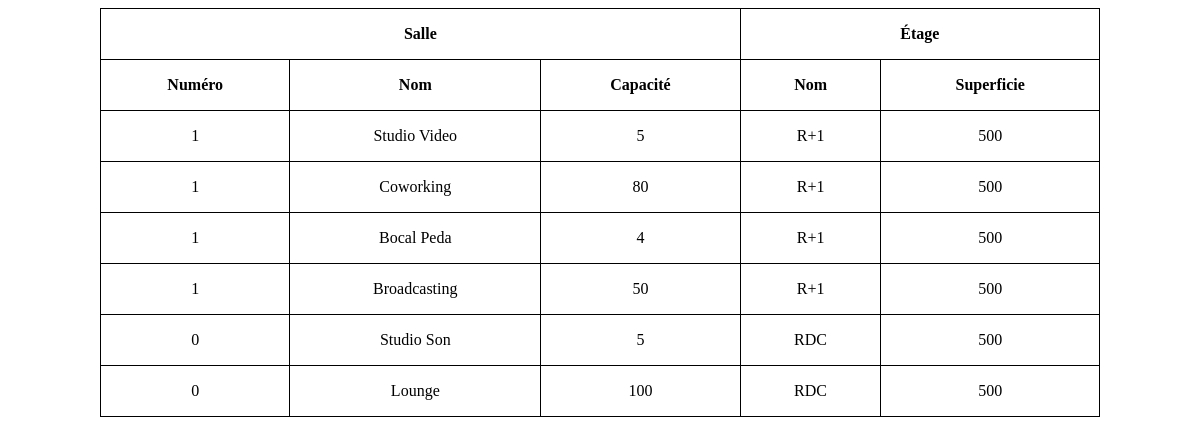
The page /job11/index.php on the database its author committed.
### tables this page shows
CREATE TABLE `salle` (
  `id` int(11) NOT NULL,
  `nom` varchar(255) NOT NULL,
  `id_etage` int(11) NOT NULL,
  `capacite` int(11) NOT NULL
);

CREATE TABLE `etage` (
  `id` int(11) NOT NULL,
  `nom` varchar(255) NOT NULL,
  `numero` int(11) NOT NULL,
  `superficie` int(11) NOT NULL
);

### job11/index.php (the view, shortened to what this page needs)
<?php
$connexion = null;
try {
  $connexion = new PDO('mysql:host=localhost;dbname=jour05', "root", "");
} catch (PDOException $e) {
  throw $e;
}
$sql = "select salle.nom as nom_salle, etage.nom as nom_etage, capacite, numero, superficie from salle inner join etage on salle.id_etage = etage.id order by salle.id desc;";
$request = $connexion->prepare($sql);
$request->execute();
$rooms = $request->fetchAll(PDO::FETCH_ASSOC);
?>
<!DOCTYPE html>
<html lang="fr">
<head>
  <link rel="stylesheet" href="./style.css">
</head>
<body>
  <table class="simple-style">
    <thead>
      <tr>
        <th colspan="3">Salle</th>
        <th colspan="2">Étage</th>
      </tr>
      <tr>
        <th>Numéro</th>
        <th>Nom</th>
        <th>Capacité</th>
        <th>Nom</th>
        <th>Superficie</th>
      </tr>
    </thead>
    <tbody>
      <?php foreach ($rooms as $room) { ?>
        <tr>
          <td><?= $room["numero"] ?></td>
          <td><?= $room["nom_salle"] ?></td>
          <td><?= $room["capacite"] ?></td>
          <td><?= $room["nom_etage"] ?></td>
          <td><?= $room["superficie"] ?></td>
        </tr>
      <?php } ?>
    </tbody>
  </table>
</body>
</html>

### job11/style.css (style rules this page uses)
.simple-style { width: 100%; max-width: 1000px; margin-inline: auto; border-collapse: collapse; }
.simple-style th, .simple-style td { padding: 1rem; border: 1px solid black; }
.simple-style td { text-align: center; }

### rows shown on the page
salle: id_etage.numero "1", nom "Studio Video", capacite "5", id_etage.nom "R+1", id_etage.superficie "500"
salle: id_etage.numero "1", nom "Coworking", capacite "80", id_etage.nom "R+1", id_etage.superficie "500"
salle: id_etage.numero "1", nom "Bocal Peda", capacite "4", id_etage.nom "R+1", id_etage.superficie "500"
salle: id_etage.numero "1", nom "Broadcasting", capacite "50", id_etage.nom "R+1", id_etage.superficie "500"
salle: id_etage.numero "0", nom "Studio Son", capacite "5", id_etage.nom "RDC", id_etage.superficie "500"
salle: id_etage.numero "0", nom "Lounge", capacite "100", id_etage.nom "RDC", id_etage.superficie "500"
